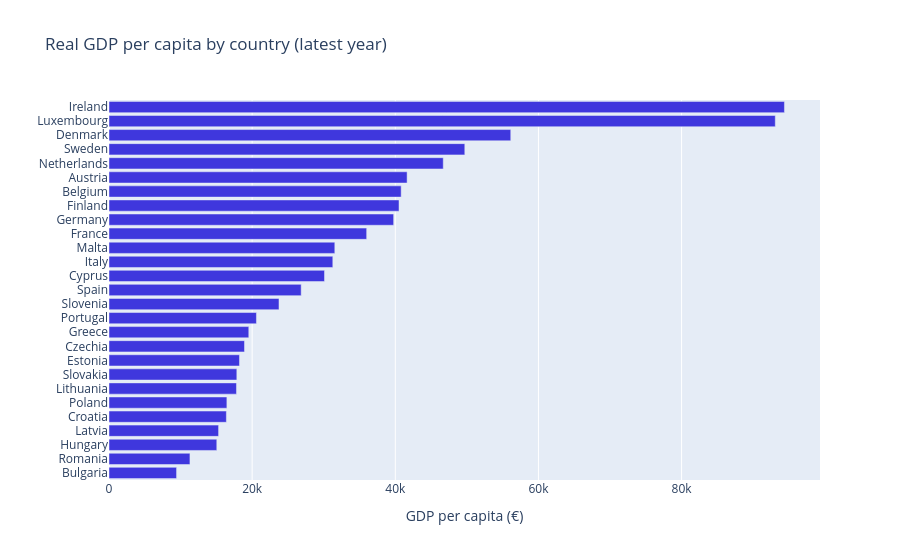

Notebook code cell kept with this figure:
### Code cell
# plot 7: GDP per capita by country (latest year)
latest_gdp = (
    df_gdp_clean
    .sort_values("year", ascending=False)
    .groupby("geo", as_index=False)["gdp_per_capita"].first()
    .sort_values("gdp_per_capita")
)
 
fig7 = px.bar(
    latest_gdp, x="gdp_per_capita", y="geo", orientation="h",
    title="Real GDP per capita by country (latest year)",
    labels={"gdp_per_capita": "GDP per capita (€)", "geo": ""},
    color_discrete_sequence=["#3F37DD"],
)
fig7.update_layout(coloraxis_showscale=False)
fig7.show()
# fig7.write_html("gdp_by_country.html", **EXPORT_KWARGS)

### Figure 1 — Plotly figure (JSON) as saved in the notebook; plotly's stock layout.template omitted (floating-point values rounded to 4 significant figures)
{"data": [{"hovertemplate": "GDP per capita (€)=%{x}<br>=%{y}<extra></extra>", "legendgroup": "", "marker": {"color": "#3F37DD", "pattern": {"shape": ""}}, "name": "", "orientation": "h", "showlegend": false, "textposition": "auto", "type": "bar", "x": [9440.0, 11310.0, 15060.0, 15310.0, 16400.0, 16470.0, 17810.0, 17860.0, 18230.0, 18930.0, 19530.0, 20600.0, 23750.0, 26850.0, 30110.0, 31270.0, 31550.0, 36000.0, 39770.0, 40520.0, 40820.0, 41650.0, 46700.0, 49710.0, 56130.0, 93090.0, 94370.0], "xaxis": "x", "y": ["Bulgaria", "Romania", "Hungary", "Latvia", "Croatia", "Poland", "Lithuania", "Slovakia", "Estonia", "Czechia", "Greece", "Portugal", "Slovenia", "Spain", "Cyprus", "Italy", "Malta", "France", "Germany", "Finland", "Belgium", "Austria", "Netherlands", "Sweden", "Denmark", "Luxembourg", "Ireland"], "yaxis": "y"}], "layout": {"barmode": "relative", "coloraxis": {"showscale": false}, "legend": {"tracegroupgap": 0}, "title": {"text": "Real GDP per capita by country (latest year)"}, "xaxis": {"anchor": "y", "domain": [0, 1], "title": {"text": "GDP per capita (€)"}}, "yaxis": {"anchor": "x", "domain": [0, 1], "title": {"text": ""}}}}
